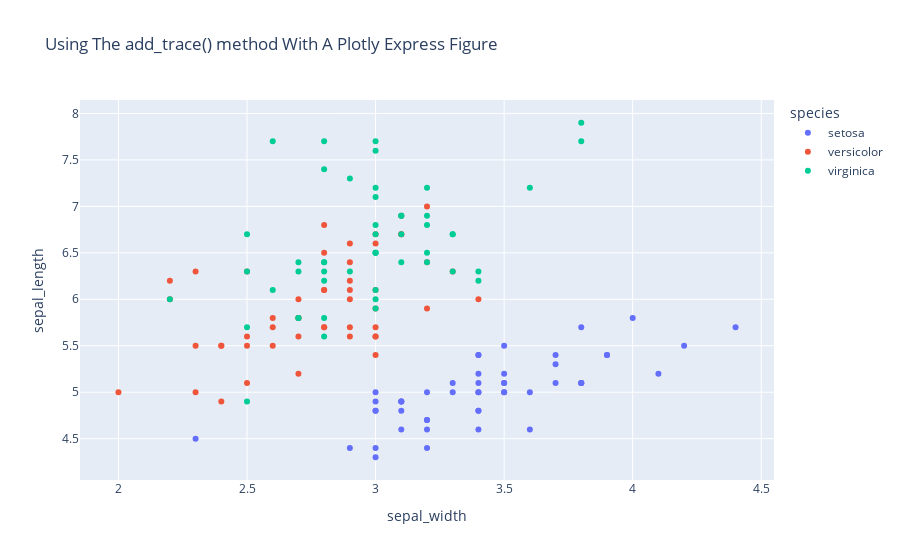

Notebook code cell kept with this figure:
### Code cell
fig.show()

### Figure 1 — Plotly figure (JSON) as saved in the notebook; plotly's stock layout.template omitted (floating-point values rounded to 4 significant figures)
{"data": [{"hovertemplate": "species=setosa<br>sepal_width=%{x}<br>sepal_length=%{y}<extra></extra>", "legendgroup": "setosa", "marker": {"color": "#636efa", "symbol": "circle"}, "mode": "markers", "name": "setosa", "orientation": "v", "showlegend": true, "type": "scatter", "x": [3.5, 3, 3.2, 3.1, 3.6, 3.9, 3.4, 3.4, 2.9, 3.1, 3.7, 3.4, 3, 3, 4, 4.4, 3.9, 3.5, 3.8, 3.8, 3.4, 3.7, 3.6, 3.3, 3.4, 3, 3.4, 3.5, 3.4, 3.2, 3.1, 3.4, 4.1, 4.2, 3.1, 3.2, 3.5, 3.1, 3, 3.4, 3.5, 2.3, 3.2, 3.5, 3.8, 3, 3.8, 3.2, 3.7, 3.3], "xaxis": "x", "y": [5.1, 4.9, 4.7, 4.6, 5, 5.4, 4.6, 5, 4.4, 4.9, 5.4, 4.8, 4.8, 4.3, 5.8, 5.7, 5.4, 5.1, 5.7, 5.1, 5.4, 5.1, 4.6, 5.1, 4.8, 5, 5, 5.2, 5.2, 4.7, 4.8, 5.4, 5.2, 5.5, 4.9, 5, 5.5, 4.9, 4.4, 5.1, 5, 4.5, 4.4, 5, 5.1, 4.8, 5.1, 4.6, 5.3, 5], "yaxis": "y"}, {"hovertemplate": "species=versicolor<br>sepal_width=%{x}<br>sepal_length=%{y}<extra></extra>", "legendgroup": "versicolor", "marker": {"color": "#EF553B", "symbol": "circle"}, "mode": "markers", "name": "versicolor", "orientation": "v", "showlegend": true, "type": "scatter", "x": [3.2, 3.2, 3.1, 2.3, 2.8, 2.8, 3.3, 2.4, 2.9, 2.7, 2, 3, 2.2, 2.9, 2.9, 3.1, 3, 2.7, 2.2, 2.5, 3.2, 2.8, 2.5, 2.8, 2.9, 3, 2.8, 3, 2.9, 2.6, 2.4, 2.4, 2.7, 2.7, 3, 3.4, 3.1, 2.3, 3, 2.5, 2.6, 3, 2.6, 2.3, 2.7, 3, 2.9, 2.9, 2.5, 2.8], "xaxis": "x", "y": [7, 6.4, 6.9, 5.5, 6.5, 5.7, 6.3, 4.9, 6.6, 5.2, 5, 5.9, 6, 6.1, 5.6, 6.7, 5.6, 5.8, 6.2, 5.6, 5.9, 6.1, 6.3, 6.1, 6.4, 6.6, 6.8, 6.7, 6, 5.7, 5.5, 5.5, 5.8, 6, 5.4, 6, 6.7, 6.3, 5.6, 5.5, 5.5, 6.1, 5.8, 5, 5.6, 5.7, 5.7, 6.2, 5.1, 5.7], "yaxis": "y"}, {"hovertemplate": "species=virginica<br>sepal_width=%{x}<br>sepal_length=%{y}<extra></extra>", "legendgroup": "virginica", "marker": {"color": "#00cc96", "symbol": "circle"}, "mode": "markers", "name": "virginica", "orientation": "v", "showlegend": true, "type": "scatter", "x": [3.3, 2.7, 3, 2.9, 3, 3, 2.5, 2.9, 2.5, 3.6, 3.2, 2.7, 3, 2.5, 2.8, 3.2, 3, 3.8, 2.6, 2.2, 3.2, 2.8, 2.8, 2.7, 3.3, 3.2, 2.8, 3, 2.8, 3, 2.8, 3.8, 2.8, 2.8, 2.6, 3, 3.4, 3.1, 3, 3.1, 3.1, 3.1, 2.7, 3.2, 3.3, 3, 2.5, 3, 3.4, 3], "xaxis": "x", "y": [6.3, 5.8, 7.1, 6.3, 6.5, 7.6, 4.9, 7.3, 6.7, 7.2, 6.5, 6.4, 6.8, 5.7, 5.8, 6.4, 6.5, 7.7, 7.7, 6, 6.9, 5.6, 7.7, 6.3, 6.7, 7.2, 6.2, 6.1, 6.4, 7.2, 7.4, 7.9, 6.4, 6.3, 6.1, 7.7, 6.3, 6.4, 6, 6.9, 6.7, 6.9, 5.8, 6.8, 6.7, 6.7, 6.3, 6.5, 6.2, 5.9], "yaxis": "y"}], "layout": {"legend": {"title": {"text": "species"}, "tracegroupgap": 0}, "title": {"text": "Using The add_trace() method With A Plotly Express Figure"}, "xaxis": {"anchor": "y", "domain": [0, 1], "title": {"text": "sepal_width"}}, "yaxis": {"anchor": "x", "domain": [0, 1], "title": {"text": "sepal_length"}}}}
